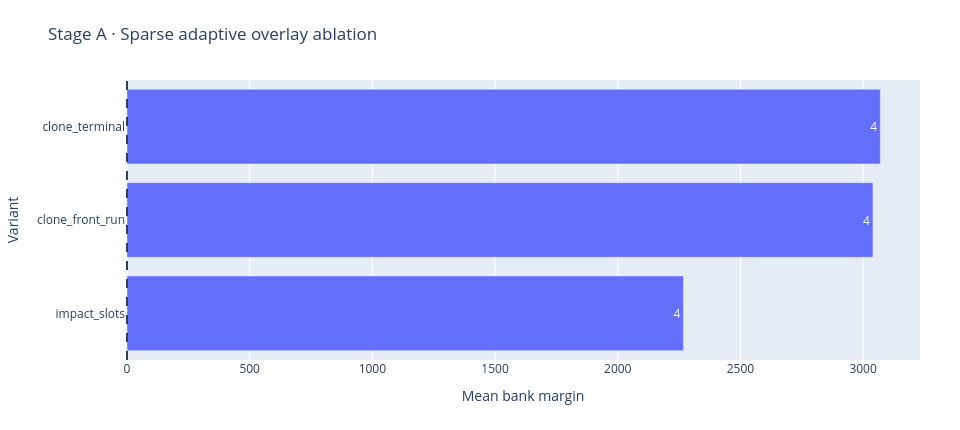

The cell this chart's notebook holds for it:
### Code cell
fig = px.bar(
    stage_a.sort_values("mean_margin"),
    x="mean_margin",
    y="adaptive_mode",
    orientation="h",
    text="wins",
    title="Stage A · Sparse adaptive overlay ablation",
    labels={"mean_margin": "Mean bank margin", "adaptive_mode": "Variant"},
)
fig.update_layout(width=960, height=430, margin=dict(l=110, r=40, t=80, b=70))
fig.add_vline(x=0, line_dash="dash")
fig.show()

### Figure 1 — Plotly figure (JSON) as saved in the notebook; plotly's stock layout.template omitted (floating-point values rounded to 4 significant figures)
{"data": [{"hovertemplate": "Mean bank margin=%{x}<br>Variant=%{y}<br>wins=%{text}<extra></extra>", "legendgroup": "", "marker": {"color": "#636efa", "pattern": {"shape": ""}}, "name": "", "orientation": "h", "showlegend": false, "text": [4.0, 4.0, 4.0], "textposition": "auto", "type": "bar", "x": [2268.0, 3040.0, 3070.0], "xaxis": "x", "y": ["impact_slots", "clone_front_run", "clone_terminal"], "yaxis": "y"}], "layout": {"barmode": "relative", "height": 430, "legend": {"tracegroupgap": 0}, "margin": {"b": 70, "l": 110, "r": 40, "t": 80}, "shapes": [{"line": {"dash": "dash"}, "type": "line", "x0": 0, "x1": 0, "xref": "x", "y0": 0, "y1": 1, "yref": "y domain"}], "title": {"text": "Stage A · Sparse adaptive overlay ablation"}, "width": 960, "xaxis": {"anchor": "y", "domain": [0.0, 1.0], "title": {"text": "Mean bank margin"}}, "yaxis": {"anchor": "x", "domain": [0.0, 1.0], "title": {"text": "Variant"}}}}
